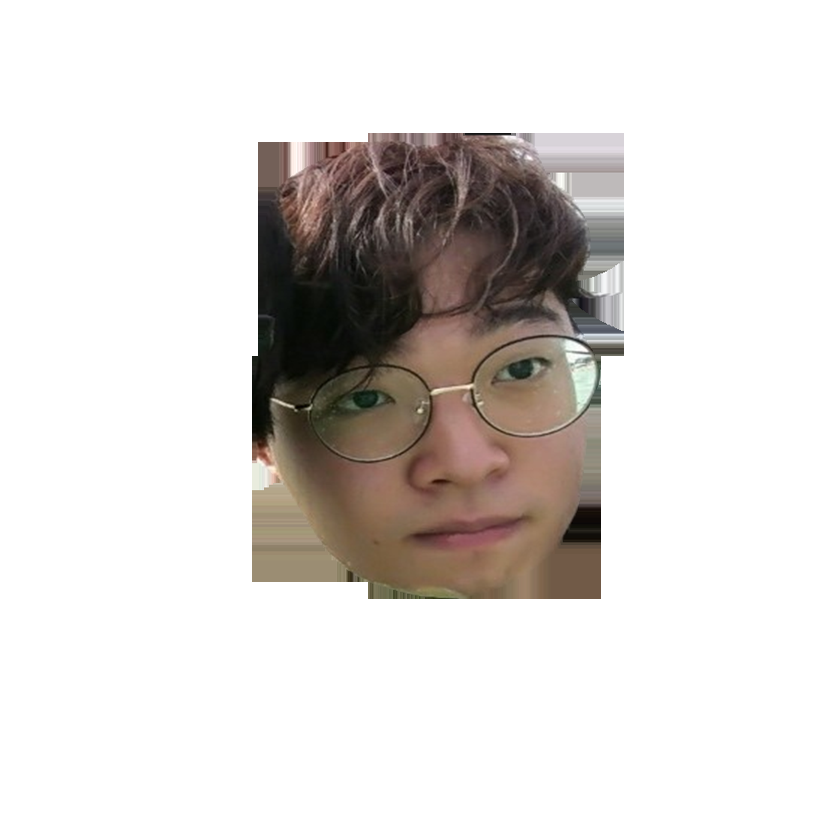
#> input picture vision/asd.png, 826 x 826 px
$ python 'filter image.py'
#> lines starting #> are read from the running program, lines starting #| are printed output that depends on the picture
import cv2
import numpy as np

img = cv2.imread('asd.png', 0)
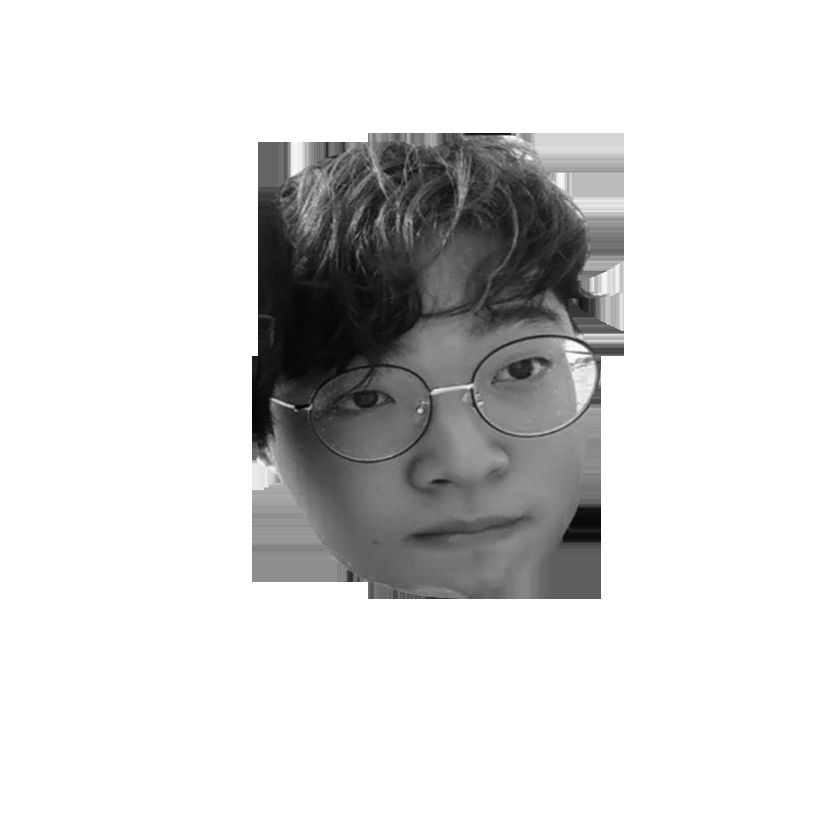
#> img: shape (826, 826); min 1, max 255, mean 217.1

kernel = np.ones((5, 5), np.float32) / 25
filt_img = cv2.filter2D(img, -1, kernel)

#> (the run stopped early here; a loop or call above may not have finished)
